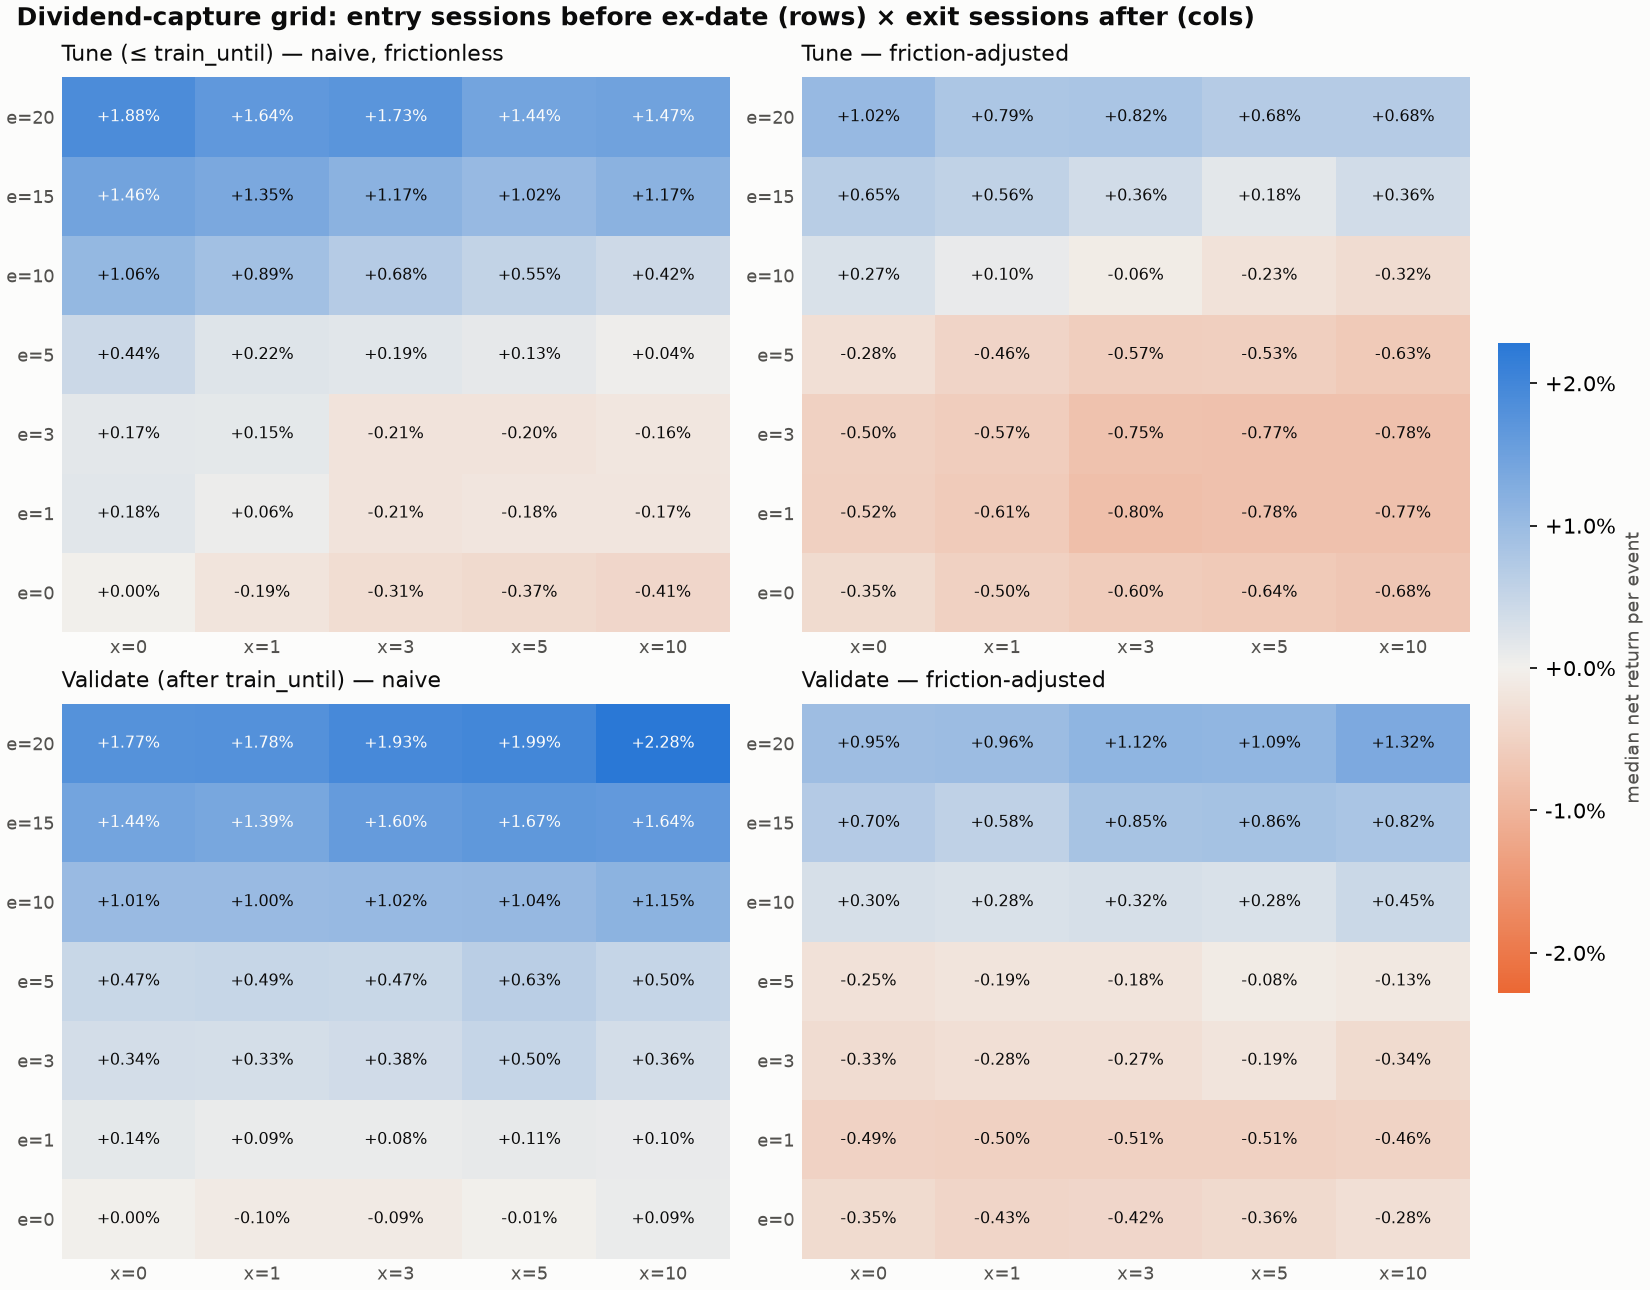

Write the Python code that produced this figure.
"""Burst 4 — the split verdict: tune through 2022, validate on 2023 onward.

    python -m data.study_grid

Reads the trade logs data/backtest.py wrote, splits them at train_until, and
answers the only question that matters: after the cell is CHOSEN on the tuning
period, does its friction-adjusted edge survive the years it never saw?

WHAT "NAIVE" MEANS, AND WHY IT IS SHOWN AT ALL

The naive return is the same trade with every friction deleted: no slippage, no
charges, no dividend tax, no 94(7) — price move plus gross dividend over
capital. It is not a tradable number; it is the wedge's other jaw. Showing the
naive and friction-adjusted heatmaps side by side displays exactly how much of
the apparent opportunity the real world keeps, which is the finding a
dividend-capture study exists to publish.

SELECTION DISCIPLINE

The best cell is chosen on the TUNING period's friction-adjusted median, full
stop. Its validation-period row is then read once, as the unbiased estimate.
The validation heatmaps are printed for completeness, and the survivorship
count (how many tune-positive cells stay positive) is a robustness check on
the selected set — but picking a different cell because the validation panel
looks better there would be the exact snooping the split exists to prevent,
and RESULTS.md states the verdict for the selected cell only.

THE DRIFT CAVEAT TRAVELS WITH THE VERDICT

Long entries hold a stock for up to a month. A month of long-only exposure in
a rising market is positive with no dividend anywhere in sight, so a positive
long-entry cell is "beta plus maybe something", not an edge over the index.
The verdict sentence carries this explicitly; burst 5 subtracts the index
before anyone is allowed to get excited.
"""

import json
from datetime import datetime, timezone
from pathlib import Path

import matplotlib

matplotlib.use("Agg")
import matplotlib.pyplot as plt
from matplotlib.colors import LinearSegmentedColormap, TwoSlopeNorm
import pandas as pd

from data import backtest, events, results

MARK_START = "<!-- study_grid:start -->"
MARK_END = "<!-- study_grid:end -->"
PLOT_PATH = Path(__file__).resolve().parent / "study_grid.png"

# Coarser than study_exdate's buckets: win rates need enough trades per row of
# the table to mean anything within one cell.
YIELD_BUCKETS = ((0.0, 0.5), (0.5, 1.0), (1.0, 2.0), (2.0, float("inf")))

# dataviz palette: diverging = orange pole, neutral midpoint, blue pole.
INK = "#0b0b0b"
INK_SOFT = "#52514e"
SURFACE = "#fcfcfb"
DIVERGING = LinearSegmentedColormap.from_list(
    "grid_div", ["#eb6834", "#f2f0ec", "#2a78d6"])


# --- inputs -------------------------------------------------------------------


def load_trades():
    """Every cell log, with the fingerprint guard: a grid computed under other
    params or other events must be recomputed, not analyzed."""
    meta_path = backtest.BACKTEST_DIR / backtest.META_PATH_NAME
    if not meta_path.exists():
        raise RuntimeError("no grid found — run `python -m data.backtest` first")
    stored = json.loads(meta_path.read_text()).get("fingerprint")
    if stored != backtest.fingerprint():
        raise RuntimeError(
            "the stored grid was computed under different params or events — "
            "run `python -m data.backtest` to refresh it first")
    frames = [pd.read_parquet(path)
              for path in sorted(backtest.BACKTEST_DIR.glob("trades_*.parquet"))]
    if not frames:
        raise RuntimeError("grid directory has no trade logs — run data.backtest")
    return pd.concat(frames, ignore_index=True)


def with_context(trades):
    """Joins yield and liquidity context from the events table, and derives the
    naive return. Liquidity is 60-session average turnover (price x volume) —
    the number that decides whether the notional would even fill unnoticed."""
    table = pd.read_parquet(events.EVENTS_PATH)[
        ["symbol", "ex_date", "yield_pct", "avg_volume_60d", "avg_price_60d"]]
    table["turnover_60d"] = table["avg_volume_60d"] * table["avg_price_60d"]
    joined = trades.merge(table[["symbol", "ex_date", "yield_pct", "turnover_60d"]],
                          on=["symbol", "ex_date"], how="left", validate="m:1")
    capital = joined["entry_close"] * joined["quantity"]
    joined["naive_return"] = (
        (joined["exit_close"] - joined["entry_close"]) * joined["quantity"]
        + joined["dividend_gross"]) / capital
    return joined


# --- the grid views -----------------------------------------------------------


def pivot(trades, value, in_sample, entries, exits):
    """entries (desc) x exits matrix of per-cell medians for one period."""
    slice_ = trades[trades["in_sample"] == in_sample]
    grouped = slice_.groupby(["entry_days_before", "exit_days_after"])[value].median()
    frame = grouped.unstack("exit_days_after")
    frame = frame.reindex(index=sorted(entries, reverse=True), columns=sorted(exits))
    return frame


def best_cell(trades):
    """The tune-period winner: highest friction-adjusted median, required
    positive. None when nothing survives frictions even in-sample."""
    tune = trades[trades["in_sample"]]
    medians = tune.groupby(["entry_days_before", "exit_days_after"])["net_return"].median()
    if medians.empty or medians.max() <= 0:
        return None
    entry, exit_after = medians.idxmax()
    return int(entry), int(exit_after)


def cell_stats(trades, cell, in_sample):
    entry, exit_after = cell
    slice_ = trades[(trades["entry_days_before"] == entry)
                    & (trades["exit_days_after"] == exit_after)
                    & (trades["in_sample"] == in_sample)]
    if slice_.empty:
        return None
    return {
        "n": len(slice_),
        "median_return": float(slice_["net_return"].median()),
        "mean_return": float(slice_["net_return"].mean()),
        "hit_rate": float((slice_["net"] > 0).mean()),
        "total_net": float(slice_["net"].sum()),
    }


def survivorship(trades):
    """(tune-positive cells, how many stay positive in validation)."""
    tune = trades[trades["in_sample"]]
    validate = trades[~trades["in_sample"]]
    tune_medians = tune.groupby(["entry_days_before", "exit_days_after"])["net_return"].median()
    validate_medians = validate.groupby(
        ["entry_days_before", "exit_days_after"])["net_return"].median()
    positive = [cell for cell, value in tune_medians.items() if value > 0]
    held = [cell for cell in positive if validate_medians.get(cell, 0) > 0]
    return positive, held


# --- buckets ------------------------------------------------------------------


def yield_bucket(value):
    for low, high in YIELD_BUCKETS:
        if low <= value < high:
            return f"≥{low:g}%" if high == float("inf") else f"{low:g}–{high:g}%"
    return None


def liquidity_cutoffs(trades):
    """Tercile edges from TUNE-period turnover only — cutting on the full
    sample would leak validation-period information into the buckets."""
    tune = trades[trades["in_sample"]]["turnover_60d"].dropna()
    return float(tune.quantile(1 / 3)), float(tune.quantile(2 / 3))


def liquidity_bucket(value, cutoffs):
    if value != value:
        return None
    low, high = cutoffs
    if value < low:
        return "low"
    return "mid" if value < high else "high"


def bucket_win_rates(trades, cell, bucket_of, column_title):
    """[{bucket, tune n, tune win, validate n, validate win}] for one cell."""
    entry, exit_after = cell
    slice_ = trades[(trades["entry_days_before"] == entry)
                    & (trades["exit_days_after"] == exit_after)].copy()
    slice_["bucket"] = slice_.apply(bucket_of, axis=1)
    rows = []
    for bucket, group in slice_.groupby("bucket", sort=False):
        tune = group[group["in_sample"]]
        validate = group[~group["in_sample"]]
        rows.append({
            column_title: bucket,
            "tune_n": len(tune),
            "tune_win": float((tune["net"] > 0).mean()) if len(tune) else None,
            "validate_n": len(validate),
            "validate_win": float((validate["net"] > 0).mean()) if len(validate) else None,
        })
    order = {label: index for index, label in enumerate(
        [f"{low:g}–{high:g}%" if high != float("inf") else f"≥{low:g}%"
         for low, high in YIELD_BUCKETS] + ["low", "mid", "high"])}
    rows.sort(key=lambda row: order.get(row[column_title], 99))
    return rows


# --- outputs ------------------------------------------------------------------


def render_heatmaps(pivots, path=None):
    """Four panels, one shared symmetric scale centered on zero — the whole
    point is comparing panels, which a per-panel scale would quietly break."""
    path = Path(path or PLOT_PATH)
    limit = max(abs(frame.to_numpy()).max() for frame in pivots.values())
    norm = TwoSlopeNorm(vmin=-limit, vcenter=0.0, vmax=limit)

    figure, axes_grid = plt.subplots(2, 2, figsize=(11.0, 8.6),
                                     facecolor=SURFACE, layout="constrained")
    order = [("tune", "naive"), ("tune", "net"),
             ("validate", "naive"), ("validate", "net")]
    titles = {("tune", "naive"): "Tune (≤ train_until) — naive, frictionless",
              ("tune", "net"): "Tune — friction-adjusted",
              ("validate", "naive"): "Validate (after train_until) — naive",
              ("validate", "net"): "Validate — friction-adjusted"}

    image = None
    for axes, key in zip(axes_grid.flat, order):
        frame = pivots[key]
        image = axes.imshow(frame.to_numpy(), cmap=DIVERGING, norm=norm,
                            aspect="auto")
        axes.set_facecolor(SURFACE)
        axes.set_title(titles[key], loc="left", fontsize=10.5, color=INK, pad=8)
        axes.set_xticks(range(len(frame.columns)),
                        [f"x={c}" for c in frame.columns], fontsize=8.5)
        axes.set_yticks(range(len(frame.index)),
                        [f"e={r}" for r in frame.index], fontsize=8.5)
        axes.tick_params(colors=INK_SOFT, length=0)
        for spine in axes.spines.values():
            spine.set_visible(False)
        for row_index, entry in enumerate(frame.index):
            for col_index, exit_after in enumerate(frame.columns):
                value = frame.loc[entry, exit_after]
                if value != value:
                    continue
                strong = abs(value) > 0.6 * limit
                axes.text(col_index, row_index, f"{value:+.2%}",
                          ha="center", va="center", fontsize=7.5,
                          color=SURFACE if strong else INK)

    bar = figure.colorbar(image, ax=axes_grid, shrink=0.55, pad=0.02,
                          format=lambda v, _: f"{v:+.1%}")
    bar.set_label("median net return per event", fontsize=9, color=INK_SOFT)
    bar.outline.set_visible(False)
    figure.suptitle("Dividend-capture grid: entry sessions before ex-date (rows) "
                    "× exit sessions after (cols)",
                    x=0.01, ha="left", fontsize=12, color=INK, fontweight="bold")
    figure.savefig(path, dpi=150, facecolor=SURFACE)
    plt.close(figure)
    return path


def _win_table(rows, column_title):
    def pct(value):
        return f"{value:.0%}" if value is not None else "–"
    lines = [f"| {column_title} | tune n | tune win | validate n | validate win |",
             "|---|---|---|---|---|"]
    for row in rows:
        lines.append(f"| {row[column_title]} | {row['tune_n']:,} | "
                     f"{pct(row['tune_win'])} | {row['validate_n']:,} | "
                     f"{pct(row['validate_win'])} |")
    return lines


def verdict_sentence(cell, tune, validate):
    entry, exit_after = cell
    if validate is None or validate["n"] == 0:
        return ("**Verdict: no out-of-sample evidence either way** — the "
                "validation period contains no trades for the selected cell.")
    if validate["median_return"] > 0:
        return (
            f"**Verdict: a friction-adjusted edge survives out-of-sample in the "
            f"selected cell** — e={entry}, x={exit_after} keeps a median "
            f"{validate['median_return']:+.2%} per event ({validate['hit_rate']:.0%} "
            f"win rate, n={validate['n']:,}) on years it never saw. The required "
            f"caveat: a {entry}-session hold embeds market drift, so this is "
            f"long-only beta plus perhaps something — an edge over CASH, not yet "
            f"over the index. Burst 5 must subtract NIFTY over the same windows "
            f"before this cell is called an anomaly.")
    return (
        f"**Verdict: no friction-adjusted edge survives out-of-sample.** The "
        f"cell chosen on the tuning period (e={entry}, x={exit_after}, tuned "
        f"median {tune['median_return']:+.2%}) returns a median "
        f"{validate['median_return']:+.2%} per event out-of-sample "
        f"({validate['hit_rate']:.0%} win rate, n={validate['n']:,}). After real "
        f"frictions and taxes, the strategy as gridded does not clear zero on "
        f"unseen years — which is the system working, not failing.")


def results_markdown(trades, cell, split_date):
    stamp = datetime.now(timezone.utc).date().isoformat()
    tune_n = int(trades["in_sample"].sum())
    validate_n = int((~trades["in_sample"]).sum())
    positive, held = survivorship(trades)

    lines = [
        MARK_START,
        f"## Burst 4 — tune/validate split ({stamp})",
        "",
        f"Trades through {split_date} tune the grid ({tune_n:,} trades); "
        f"{validate_n:,} trades from later years validate it. Naive = no "
        f"frictions, no taxes; friction-adjusted = the full cost model.",
        "",
        f"![grid heatmaps](data/{PLOT_PATH.name})",
        "",
        f"{len(positive)} of 35 cells are friction-positive on the tuning period; "
        f"{len(held)} of those stay positive in validation.",
        "",
    ]
    if cell is None:
        lines += ["No cell survives frictions even on the tuning period — there "
                  "is nothing to validate.", MARK_END]
        return "\n".join(lines)

    entry, exit_after = cell
    tune = cell_stats(trades, cell, in_sample=True)
    validate = cell_stats(trades, cell, in_sample=False)
    lines += [
        f"### Selected cell: enter {entry} sessions before ex-date, "
        f"exit {exit_after} after",
        "",
        "| period | n | median return | mean return | win rate |",
        "|---|---|---|---|---|",
        f"| tune | {tune['n']:,} | {tune['median_return']:+.2%} | "
        f"{tune['mean_return']:+.2%} | {tune['hit_rate']:.0%} |",
        f"| validate | {validate['n']:,} | {validate['median_return']:+.2%} | "
        f"{validate['mean_return']:+.2%} | {validate['hit_rate']:.0%} |",
        "",
        "Win rates within the selected cell (friction-adjusted):",
        "",
    ]
    cutoffs = liquidity_cutoffs(trades)
    lines += _win_table(
        bucket_win_rates(trades, cell,
                         lambda row: yield_bucket(row["yield_pct"]), "yield"),
        "yield")
    lines.append("")
    lines += _win_table(
        bucket_win_rates(trades, cell,
                         lambda row: liquidity_bucket(row["turnover_60d"], cutoffs),
                         "liquidity"),
        "liquidity")
    lines += [
        "",
        "Liquidity buckets are terciles of 60-session average turnover with "
        "cutoffs fixed on the tuning period.",
        "",
        verdict_sentence(cell, tune, validate),
        MARK_END,
    ]
    return "\n".join(lines)


# --- CLI ----------------------------------------------------------------------


def run():
    trades = with_context(load_trades())
    grid = backtest.load_backtest_params()
    entries, exits = grid["entries"], grid["exits"]

    pivots = {(period, value): pivot(trades, column, in_sample, entries, exits)
              for period, in_sample in (("tune", True), ("validate", False))
              for value, column in (("naive", "naive_return"), ("net", "net_return"))}
    plot = render_heatmaps(pivots)

    cell = best_cell(trades)
    section = results_markdown(trades, cell, grid["train_until"])
    results.update(section, MARK_START, MARK_END)

    if cell:
        tune = cell_stats(trades, cell, in_sample=True)
        validate = cell_stats(trades, cell, in_sample=False)
        print(f"[grid-study] selected on tune: e={cell[0]} x={cell[1]} "
              f"(median {tune['median_return']:+.2%}, n={tune['n']:,})")
        print(f"[grid-study] validation: median {validate['median_return']:+.2%}, "
              f"win {validate['hit_rate']:.0%}, n={validate['n']:,}")
    else:
        print("[grid-study] no cell survives frictions on the tuning period")
    positive, held = survivorship(trades)
    print(f"[grid-study] {len(positive)} tune-positive cell(s); {len(held)} hold up "
          f"in validation")
    print(f"[grid-study] wrote {plot} and the marked section of {results.RESULTS_PATH}")
    return 0


def main(argv=None):
    import argparse
    argparse.ArgumentParser(description=__doc__.splitlines()[0]).parse_args(argv)
    return run()


if __name__ == "__main__":
    raise SystemExit(main())
